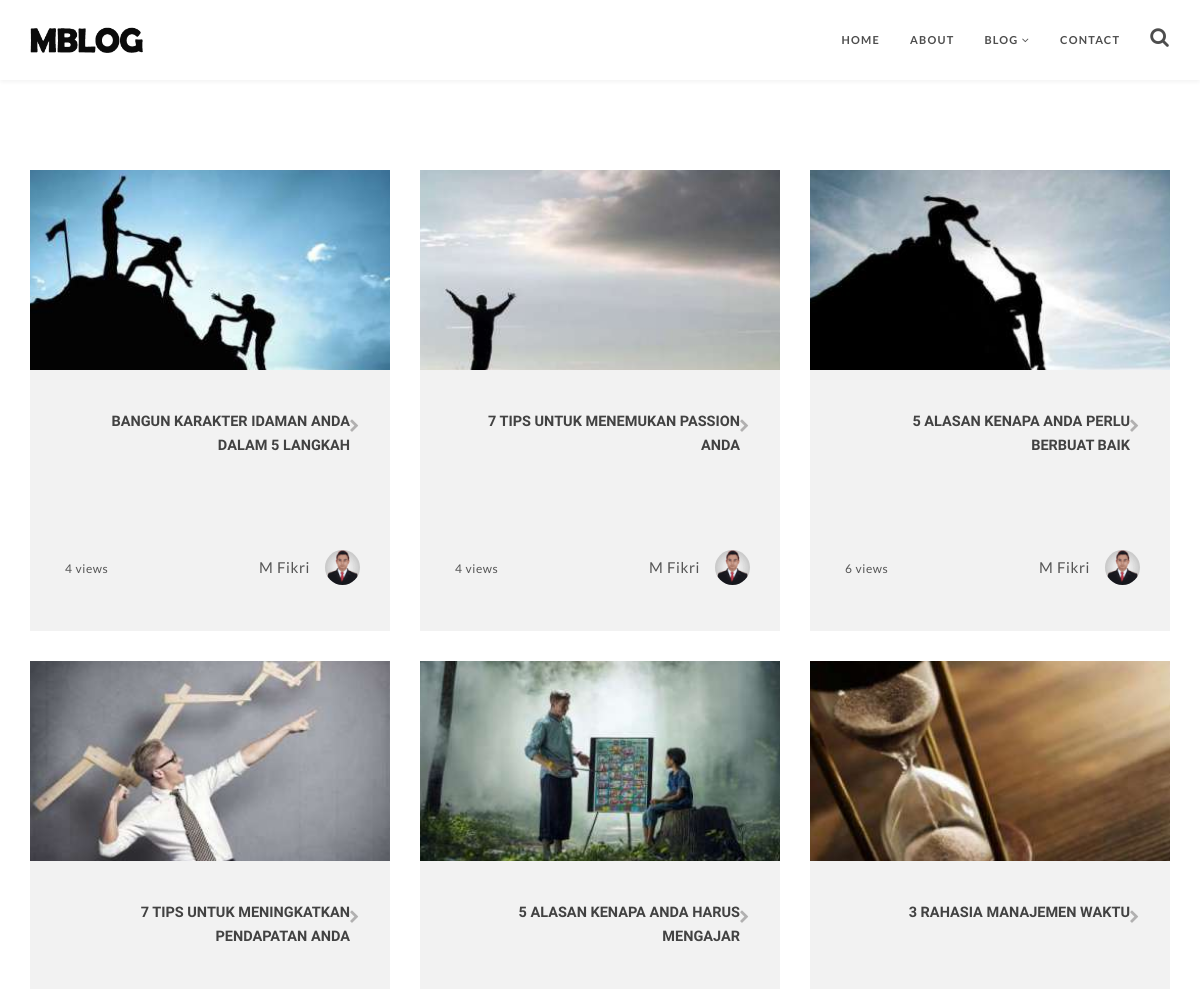
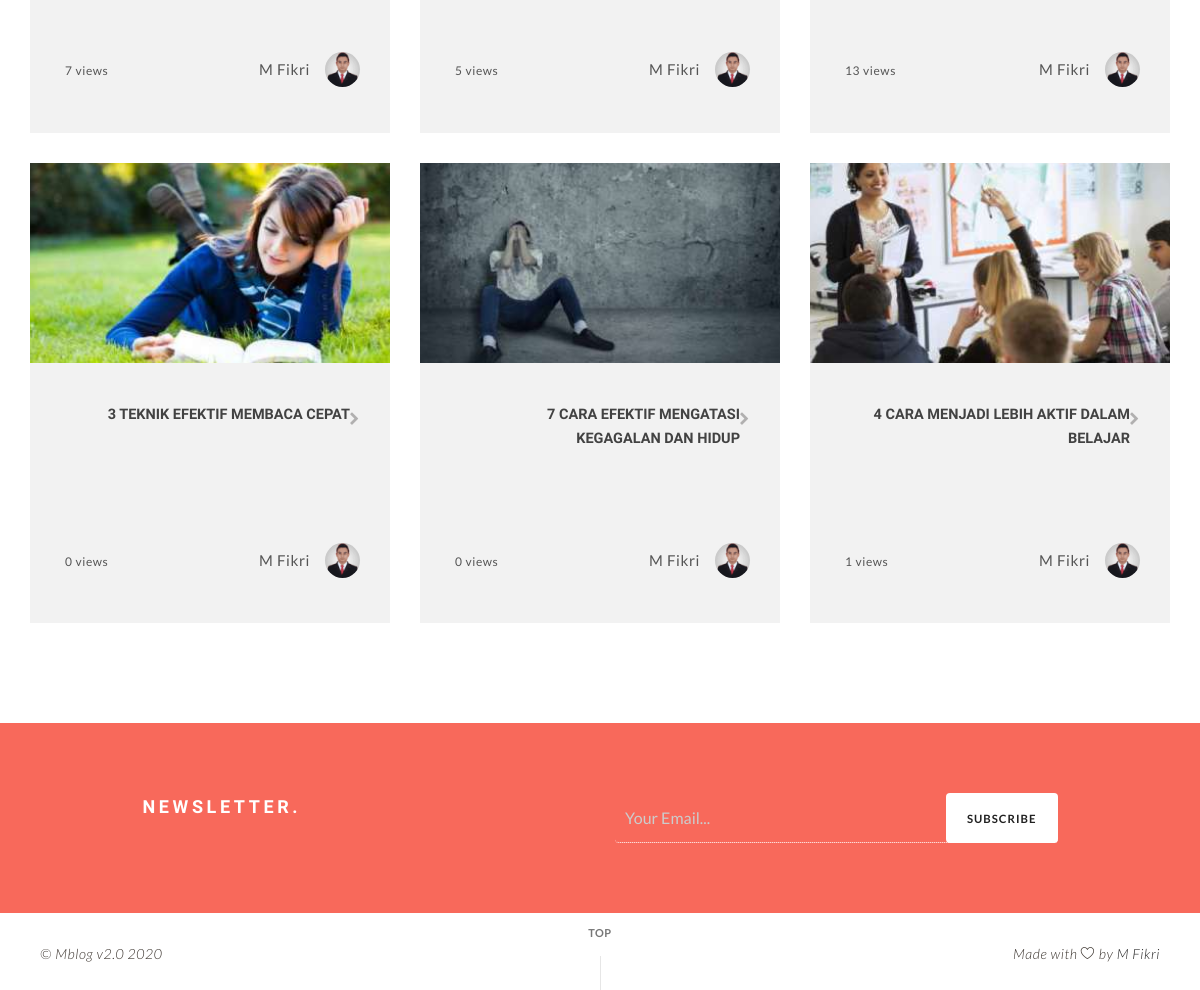
/index.php/result/search, run on the app's committed database (2 pictures, top to bottom).
### tables this page shows
CREATE TABLE IF NOT EXISTS `tbl_navbar` (
  `navbar_id` int(11) NOT NULL AUTO_INCREMENT,
  `navbar_name` varchar(50) DEFAULT NULL,
  `navbar_slug` varchar(200) DEFAULT NULL,
  `navbar_parent_id` int(11) DEFAULT '0',
  PRIMARY KEY (`navbar_id`)
);

CREATE TABLE IF NOT EXISTS `tbl_post` (
  `post_id` int(11) NOT NULL AUTO_INCREMENT,
  `post_title` varchar(250) DEFAULT NULL,
  `post_description` text,
  `post_contents` longtext,
  `post_image` varchar(40) DEFAULT NULL,
  `post_date` timestamp NULL DEFAULT CURRENT_TIMESTAMP,
  `post_last_update` datetime DEFAULT NULL,
  `post_category_id` int(11) DEFAULT NULL,
  `post_tags` varchar(225) DEFAULT NULL,
  `post_slug` varchar(250) DEFAULT NULL,
  `post_status` int(11) DEFAULT NULL COMMENT '1=Publish, 0=Unpublish',
  `post_views` int(11) DEFAULT '0',
  `post_user_id` int(11) DEFAULT NULL,
  PRIMARY KEY (`post_id`)
);

CREATE TABLE IF NOT EXISTS `tbl_user` (
  `user_id` int(11) NOT NULL AUTO_INCREMENT,
  `user_name` varchar(100) DEFAULT NULL,
  `user_email` varchar(60) DEFAULT NULL,
  `user_password` varchar(40) DEFAULT NULL,
  `user_level` varchar(10) DEFAULT NULL,
  `user_status` varchar(10) DEFAULT '1',
  `user_photo` varchar(40) DEFAULT NULL,
  PRIMARY KEY (`user_id`)
);

### application/controllers/Result.php (called while the page is built, shortened)
<?php
class Result extends CI_Controller{
	function __construct(){
		$this->load->model('Blog_model','blog_model');
		$this->load->model('Visitor_model','visitor_model');
        $this->load->helper('text');
	}
	function search(){
		$query = strip_tags(htmlspecialchars($this->input->get('search_query',TRUE),ENT_QUOTES));
		$result = $this->blog_model->search_blog($query);
		if ($result->num_rows() > 0) {
			$x['data'] = $result;
			$x['judul']= 'Hasil Pencarian :'.' "'.$query.'"';
		}else{
			$x['data'] = $result;
			$x['judul']= 'Hasil Pencarian : "Tidak Temukan"';
		}
		$x['populer_post'] = $this->blog_model->get_popular_post();
		$site_info = $this->db->get('tbl_site', 1)->row();
		$v['logo'] =  $site_info->site_logo_header;
		$x['icon'] = $site_info->site_favicon;
		$x['header'] = $this->load->view('header',$v,TRUE);
		$x['footer'] = $this->load->view('footer','',TRUE);
		$this->load->view('blog_search_view',$x);
	}
}

### index.php (called while the page is built, shortened)
<?php
require_once BASEPATH.'core/CodeIgniter.php';

### application/models/Blog_model.php (called while the page is built, shortened)
<?php
class Blog_model extends CI_Model{
	function get_popular_post(){
		$this->db->select('tbl_post.*, user_name,user_photo');
		$this->db->from('tbl_post');
		$this->db->join('tbl_user', 'post_user_id=user_id','left');
		$this->db->order_by('post_views', 'DESC');
		$this->db->limit(5);
		$query = $this->db->get();
		return $query;
	}
    function search_blog($query){
    	$result = $this->db->query("SELECT tbl_post.*,user_name,user_photo FROM tbl_post
			LEFT JOIN tbl_user ON post_user_id=user_id
			LEFT JOIN tbl_category ON post_category_id=category_id
			WHERE post_title LIKE '%$query%' OR category_name LIKE '%$query%' OR post_tags LIKE '%$query%' LIMIT 12");
    	return $result;
    }
}

### application/views/blog_search_view.php (the view, shortened to what this page needs)
<!DOCTYPE html>
<html lang="en">
	<head>
		<link rel="stylesheet" href="<?php echo base_url().'theme/css/bootstrap.min.css'?>"/>
		<link rel="stylesheet" href="<?php echo base_url().'theme/css/style.css'?>"/>
		<link rel="stylesheet" href="<?php echo base_url().'theme/css/padding-margin.css'?>"/>
		<link rel="stylesheet" href="<?php echo base_url().'theme/css/font-awesome.min.css'?>"/>
	</head>
	<body class="content-animate">
		<div id="top" class="page">
			<?php echo $header;?>
			<main class="cd-main-content mt-100">
				<section class="page-section small-section">
					<div class="container relative">
						<div class="row multi-columns-row">
								<?php foreach ($data->result() as $row):?>
								<div class="col-md-4 col-sm-6 mb-30 wow fadeIn">
									<article>
										<a class="articles-card" href="<?php echo site_url('blog/'.$row->post_slug);?>" title="">
											<div class="card-wrap">
												<div class="card-image">
													<div class="article-thumbnail" data-background="<?php echo base_url().'assets/images/thumb/'.$row->post_image;?>"></div>
												</div>
												<div class="card-body text-right">
													<h2 class="heading6 lp-0 mt-0 font-face1 text-right"><?php echo $row->post_title;?></h2>
													<span class="icon-arrow-right fa fa-chevron-right"></span>
												</div>
												<div class="card-footer">
													<div class="article_author">
														<div class="portrait" data-background="<?php echo base_url().'assets/images/'.$row->user_photo;?>"></div>
														<div class="author light-text"><?php echo $row->user_name;?></div>
													</div>
												</div>
											</div>
										</a>
										<div class="like light-text"><a href="javascript:void(0)"></a> <?php echo $row->post_views.' views';?></div>
									</article>
								</div>
								<?php endforeach;?>
						</div>
					</div>
				</section>
				<section  class="page-section subscribe-section small-section">
					<div class="container">
						<div class="row">
							<div class="col-md-10 col-md-offset-1">
								<div class="form-subscribe mb-50 mb-sm-0">
									<div class="col-sm-6 mb-sm-40">
										<h2 class="heading5 mt-0 font-face1 white-color fw700 mb-0" >Newsletter.</h2>
									</div>
									<div class="col-sm-6">
										<form class="form-inline" action="<?php echo site_url('subscribe');?>" method="post">
											<div class="form-group">
												<input type="email" name="email" required placeholder="Your Email..." class="form-control">
												<button type="submit" class="btn btn-subscribe">Subscribe</button>
											</div>
										</form>
									</div>
								</div>
							</div>
						</div>
					</div>
				</section>
				<?php echo $footer;?>
				</main>
		</div>
	</body>
</html>

### application/views/header.php (shortened to what this page needs)
<nav class="main-nav transparent stick-fixed">
	<div class="container">
		<div class="full-wrapper relative clearfix">
			<div class="header-logo-wrap">
				<a href="<?php echo site_url();?>" class="logo">
					<img src="<?php echo base_url().'theme/images/'.$logo;?>" width="145" height="40" alt="" />
				</a>
			</div>
			<div class="nav-wrapper large-nav">
				<ul class="clearlist local-scroll">
					<?php
						$query = $this->db->get_where('tbl_navbar', array('navbar_parent_id' => 0));
						if($query->num_rows() > 0):
					?>
					<?php foreach ($query->result() as $row):?>
						<?php
							$nav_id=$row->navbar_id;
							$query2 = $this->db->get_where('tbl_navbar', array('navbar_parent_id' => $nav_id));
						?>
						<?php if($query2->num_rows() > 0):?>
						<li>
							<a href="<?php echo site_url($row->navbar_slug);?>" class="menu-down"><?php echo $row->navbar_name;?> <i class="fa fa-angle-down"></i></a>
						</li>
						<?php else:?>
						<li>
							<a href="<?php echo site_url($row->navbar_slug);?>"><?php echo $row->navbar_name;?></a>
						</li>
						<?php endif;?>
					<?php endforeach;?>
					<?php else:?>
					<li>
						<a href="#">Belum ada menu</a>
					</li>
					<?php endif;?>
					<li><a href="javascript:void(0)" class="btn-search"><span class="fa fa-search"></span></a></li>
				</ul>
			</div>
		</div>
	</div>
</nav>

### theme/css/padding-margin.css (style rules this page uses)
.mt-0 { margin-top:0!important }
.mt-100 { margin-top:100px }
.mb-0 { margin-bottom:0!important }
.mb-30 { margin-bottom:30px }
.mb-50 { margin-bottom:50px }

### data on the page
tbl_navbar: navbar_name "HOME"
tbl_navbar: navbar_name "ABOUT"
tbl_navbar: navbar_name "BLOG"
tbl_navbar: navbar_name "CONTACT"
tbl_post: shows a picture, post_title "BANGUN KARAKTER IDAMAN ANDA DALAM 5 LANGKAH", tbl_user.user_name "M Fikri", post_views "4"
tbl_post: shows a picture, post_title "7 TIPS UNTUK MENEMUKAN PASSION ANDA", tbl_user.user_name "M Fikri", post_views "4"
tbl_post: shows a picture, post_title "5 ALASAN KENAPA ANDA PERLU BERBUAT BAIK", tbl_user.user_name "M Fikri", post_views "6"
tbl_post: shows a picture, post_title "7 TIPS UNTUK MENINGKATKAN PENDAPATAN ANDA", tbl_user.user_name "M Fikri", post_views "7"
tbl_post: shows a picture, post_title "5 ALASAN KENAPA ANDA HARUS MENGAJAR", tbl_user.user_name "M Fikri", post_views "5"
tbl_post: shows a picture, post_title "3 RAHASIA MANAJEMEN WAKTU", tbl_user.user_name "M Fikri", post_views "13"
tbl_post: shows a picture, post_title "3 TEKNIK EFEKTIF MEMBACA CEPAT", tbl_user.user_name "M Fikri", post_views "0"
tbl_post: shows a picture, post_title "7 CARA EFEKTIF MENGATASI KEGAGALAN DAN HIDUP", tbl_user.user_name "M Fikri", post_views "0"
tbl_post: shows a picture, post_title "4 CARA MENJADI LEBIH AKTIF DALAM BELAJAR", tbl_user.user_name "M Fikri", post_views "1"
